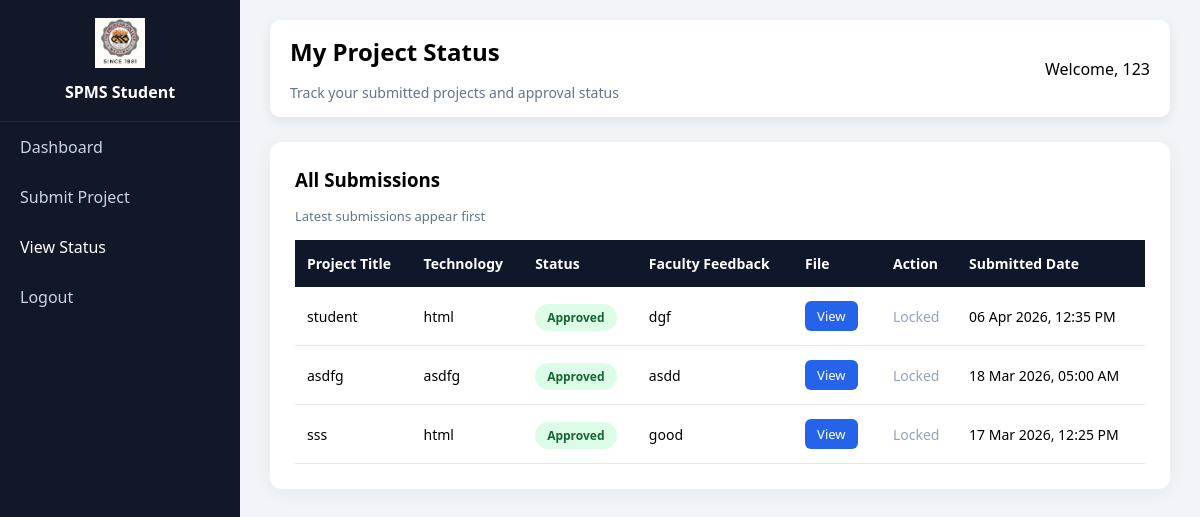
The page /student/view_status.php (signed in) on the database its author committed.
### tables this page shows
CREATE TABLE `projects` (
  `id` int(11) NOT NULL,
  `student_id` int(11) DEFAULT NULL,
  `project_title` varchar(200) DEFAULT NULL,
  `description` text DEFAULT NULL,
  `technology` varchar(150) DEFAULT NULL,
  `file_name` varchar(255) DEFAULT NULL,
  `status` enum('Pending','Approved','Rejected') DEFAULT 'Pending',
  `created_at` timestamp NOT NULL DEFAULT current_timestamp(),
  `submitted_at` datetime DEFAULT current_timestamp(),
  `project_year` int(11) DEFAULT year(curdate()),
  `feedback` text DEFAULT NULL
);

### student/view_status.php (the view, shortened to what this page needs)
<?php
include("../db.php");
$student_id = $_SESSION['user_id'];
$query = "
SELECT * FROM projects
WHERE student_id = '$student_id'
ORDER BY submitted_at DESC
";
$result = mysqli_query($conn, $query);
?>
<!DOCTYPE html>
<html lang="en">
<head>
    <link rel="stylesheet" href="../css/style.css?v=3">
</head>
<body>
<div class="dashboard-wrapper">
    <div class="sidebar">
        <div class="sidebar-logo">
            <img src="../assets/images/logo.png">
            <h3>SPMS Student</h3>
        </div>
        <ul>
            <li><a href="dashboard.php">Dashboard</a></li>
            <li><a href="submit_project.php">Submit Project</a></li>
            <li><a href="view_status.php" style="color:white;">View Status</a></li>
            <li><a href="../logout.php">Logout</a></li>
        </ul>
    </div>
    <div class="main-content">
        <div class="top-navbar">
            <div>
                <h2>My Project Status</h2>
                <p style="color:#64748b;font-size:14px;">
                    Track your submitted projects and approval status
                </p>
            </div>
            <div>
                Welcome, <?php echo htmlspecialchars($_SESSION['name']); ?>
            </div>
        </div>
        <div class="table-container">
            <div style="margin-bottom:15px;">
                <h3 style="margin-bottom:5px;">All Submissions</h3>
                <p style="color:#64748b;font-size:13px;">
                    Latest submissions appear first
                </p>
            </div>
            <table class="project-table">
                <thead>
                    <tr>
                        <th>Project Title</th>
                        <th>Technology</th>
                        <th>Status</th>
                        <th>Faculty Feedback</th>
                        <th>File</th>
                        <th>Action</th>
                        <th>Submitted Date</th>
                    </tr>
                </thead>
                <tbody>
                <?php if(mysqli_num_rows($result) > 0) { ?>
                    <?php while ($row = mysqli_fetch_assoc($result)) { ?>
                        <tr>
                            <td><?php echo htmlspecialchars($row['project_title']); ?></td>
                            <td><?php echo htmlspecialchars($row['technology']); ?></td>
                            <td>
                                <span class="status-badge status-<?php echo strtolower($row['status']); ?>">
                                    <?php echo $row['status']; ?>
                                </span>
                            </td>
                            <td>
                                <?php
                                    if(!empty($row['feedback'])){
                                        echo htmlspecialchars($row['feedback']);
                                    } else {
                                        echo "<span style='color:#94a3b8;'>No feedback yet</span>";
                                    }
                                ?>
                            </td>
                            <td>
                                <?php if(!empty($row['file_name'])) { ?>
                                    <a href="uploads/<?php echo $row['file_name']; ?>"
                                       target="_blank"
                                       class="btn btn-view">
                                       View
                                    </a>
                                <?php } else { ?>
                                    <span style="color:#94a3b8;">No File</span>
                                <?php } ?>
                            </td>
                            <td>
                                <?php if($row['status'] == 'Rejected') { ?>
                                    <a href="edit_project.php?id=<?php echo $row['id']; ?>"
                                       class="btn btn-edit">
                                       Edit
                                    </a>
                                <?php } else { ?>
                                    <span style="color:#94a3b8;">Locked</span>
                                <?php } ?>
                            </td>
                            <td>
                                <?php echo date("d M Y, h:i A", strtotime($row['submitted_at'])); ?>
                            </td>
                        </tr>
                    <?php } ?>
                <?php } ?>
                </tbody>
            </table>
        </div>
    </div>
</div>
</body>
</html>

### css/style.css (style rules this page uses)
* { margin: 0; padding: 0; box-sizing: border-box; }
body { min-height: 100vh; font-family: "Segoe UI", Arial, sans-serif; background: #f1f5f9; }
p { margin-top: 15px; font-size: 15px; }
.dashboard-wrapper { display: flex; min-height: 100vh; }
.sidebar { width: 240px; background: #111827; color: white; }
.sidebar-logo { text-align: center; padding: 18px; border-bottom: 1px solid #1f2937; }
.sidebar-logo img { width: 50px; }
.sidebar-logo h3 { margin-top: 8px; font-size: 16px; }
.sidebar ul { list-style: none; }
.sidebar ul li { padding: 14px 20px; }
.sidebar ul li a { text-decoration: none; color: #cbd5e1; display: block; transition: 0.3s; }
.main-content { flex: 1; padding: 20px 30px; }
.top-navbar { background: white; padding: 15px 20px; border-radius: 10px; box-shadow: 0 4px 12px rgba(0,0,0,0.08); display: flex; justify-content: space-between; align-items: center; margin-bottom: 25px; }
.table-container { background: white; padding: 25px; border-radius: 12px; box-shadow: 0 4px 20px rgba(0,0,0,0.05); }
.project-table { width: 100%; border-collapse: collapse; margin-top: 15px; }
.project-table th { padding: 14px 12px; background: #0f172a; color: #ffffff; font-weight: 600; font-size: 14px; text-align: left; }
.project-table td { padding: 14px 12px; font-size: 14px; border-bottom: 1px solid #e2e8f0; }
.status-badge { padding: 5px 12px; border-radius: 20px; font-size: 12px; font-weight: 600; }
.status-approved { background: #dcfce7; color: #166534; }
.btn { padding: 6px 12px; border-radius: 6px; font-size: 13px; text-decoration: none; font-weight: 500; display: inline-block; margin-right: 5px; }
.btn { padding: 6px 12px; border-radius: 6px; font-size: 13px; text-decoration: none; font-weight: 500; transition: 0.2s ease; }
.btn-view { background: #2563eb; color: #ffffff; }

### rows shown on the page
projects: project_title "student", technology "html", status "Approved", feedback "dgf", shows "Locked", submitted_at "06 Apr 2026, 12:35 PM"
projects: project_title "asdfg", technology "asdfg", status "Approved", feedback "asdd", shows "Locked", submitted_at "18 Mar 2026, 05:00 AM"
projects: project_title "sss", technology "html", status "Approved", feedback "good", shows "Locked", submitted_at "17 Mar 2026, 12:25 PM"

### other values the page prints
$_SESSION['name'] "123"
